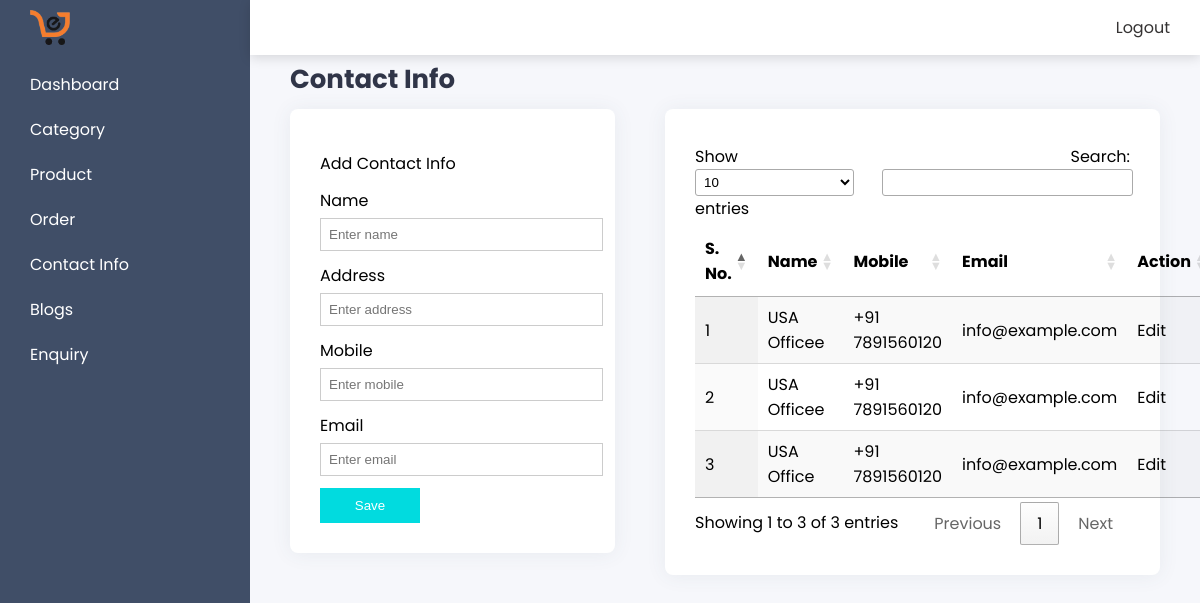
Screenshot of /admin/contact/index.php (signed in) with the database file from the repository.
### tables this page shows
CREATE TABLE `contact_info` (
  `id` int(11) NOT NULL,
  `name` varchar(255) NOT NULL,
  `address` text NOT NULL,
  `mobile` varchar(255) NOT NULL,
  `email` varchar(255) NOT NULL,
  `created_at` datetime NOT NULL DEFAULT current_timestamp()
);

### config/constants.php (called while the page is built, shortened)
<?php
$base_url = 'http://localhost/major-project/';
$admin_url = $base_url . 'admin/';

### admin/contact/index.php (the view, shortened to what this page needs)
<?php
include('../layout/header.php');
$sql = "SELECT * from contact_info ";
$result = mysqli_query($con, $sql);
?>
<div class="card-header">
    <h4 class="py-10">Contact Info</h4>
</div>
<div class="card-block">
    <div class="card-left card-layout">
        <div class="form-group">
            <p>Add Contact Info</p>
        </div>
        <form method="post" action="<?php echo $admin_url ?>action/contact-save.php" enctype="multipart/form-data">
            <div class="form-group">
                <label for="">Name</label>
                <input type="text" name="name" placeholder="Enter name">
            </div>
            <div class="form-group">
                <label for="">Address</label>
                <input type="text" name="address" placeholder="Enter address">
            </div>
            <div class="form-group">
                <label for="">Mobile</label>
                <input type="text" name="mobile" placeholder="Enter mobile">
            </div>
            <div class="form-group">
                <label for="">Email</label>
                <input type="text" name="email" placeholder="Enter email">
            </div>
            <div>
                <button type="submit" class="save-btn">Save</button>
            </div>
        </form>
    </div>
    <div class="card-right card-layout">
        <table id="myTable" class="display">
            <thead>
                <tr>
                    <th>S. No.</th>
                    <th>Name</th>
                    <th>Mobile</th>
                    <th>Email</th>
                    <th>Action</th>
                </tr>
            </thead>
            <tbody>
                <?php
                $i = 1;
                while ($data = $result->fetch_assoc()) { ?>
                    <tr>
                        <td><?php echo $i++; ?></td>
                        <td><?php echo $data['name'] ?></td>
                        <td><?php echo $data['mobile'] ?></td>
                        <td><?php echo $data['email'] ?></td>
                        <td>Edit</td>
                    </tr>
                <?php } ?>
            </tbody>
        </table>
    </div>
</div>
<?php
include('../layout/footer.php')
?>

### admin/assets/css/style.css (style rules this page uses)
body { margin: 0; font-family: "Poppins", sans-serif; }
p, h1, h2, h3, h4, h5, h6 { margin: 0; }
h4 { font-size: 26px; }
p { font-size: 16px; }
label { display: block; margin: 5px 0; }
input { width: 100%; padding: 8px; border: 1px solid #ccc; }
.py-10 { padding: 10px 0; }
.save-btn { padding: 10px; min-width: 100px; background: #01dbdf; border: none; color: #ffff; }
.form-group { margin: 12px 0; }
.card-header { color: #303548; }
.card-block { display: flex; gap: 50px; align-items: start; }
.card-layout { background: #ffffff; padding: 30px; box-shadow: 0 1px 20px 0 #455a6414; border-radius: 8px; }
.card-right, .card-left { width: 50%; }

### rows the page displays
contact_info: name "USA Officee", mobile "+91 7891560120", email "info@example.com"
contact_info: name "USA Officee", mobile "+91 7891560120", email "info@example.com"
contact_info: name "USA Office", mobile "+91 7891560120", email "info@example.com"
